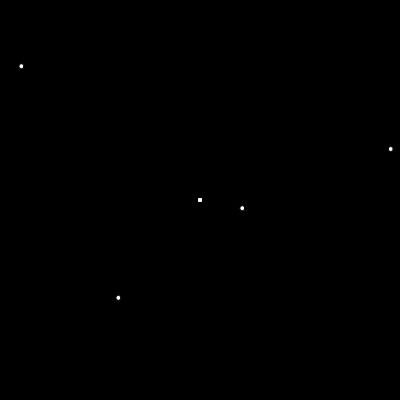
Frame 1 (no input)
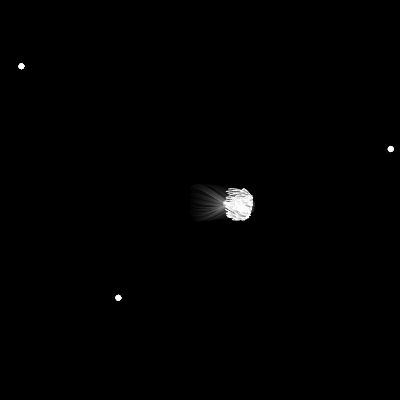
Frame 60 (no input)
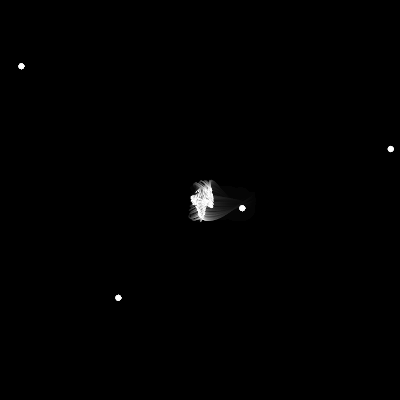
Frame 120 (the mouse pressed at the canvas centre since frame 60)

The p5.js sketch that drew these frames (run headless with seeded random() and noise() and a simulated clock; from frame 60 on, the mouse is pressed at the canvas centre):

// p5.js sketch
// ── sketch.js
class Walker {
  
  constructor(x=200, y=200) {
    
    walkers.push(this);
    this.pos = createVector(x, y);
    this.last = this.pos.copy();
    this.vel = createVector(random(-1, 1), random(-1, 1));
    this.acc = createVector();
    this.r = random(1, 1);
  }

  update(...forces) {
    
    forces.forEach(f => this.acc.add(f));

    this.vel.add(this.acc);
    this.pos.add(this.vel);
    this.acc.mult(0);
  }

  draw() {
    stroke(255);
    if (dist(this.pos.x, this.pos.y, this.last.x, this.last.y) < 10) {
      line(this.pos.x, this.pos.y, this.last.x, this.last.y);
    }
    this.last = this.pos.copy();
  }
}

const walkers = [], attractors = [], maxSpeed = .1;

function attract(a, w) {
  let steering = p5.Vector.sub(a, w.pos.copy());
  steering.setMag(maxSpeed);
  w.acc.add(steering);
}

function mouseReleased() {
  attractors.push(createVector(mouseX, mouseY));
}

function setup() {
  createCanvas(400, 400);
  background(0);
  for (let i = 0; i < 300; i++) {
    new Walker();
  }
  for (let i = 0; i < 4; i++) {
    attractors.push(createVector(random(width), random(width)));
  }
}

function draw() {
  background(0, 24);
  attractors.forEach((a) => circle(a.x, a.y, 5));
  for (let i = 0; i < walkers.length; i++) {
    attractors.forEach((a) => attract(a, walkers[i]));
    walkers[i].update();
    walkers[i].draw();
  }
}
